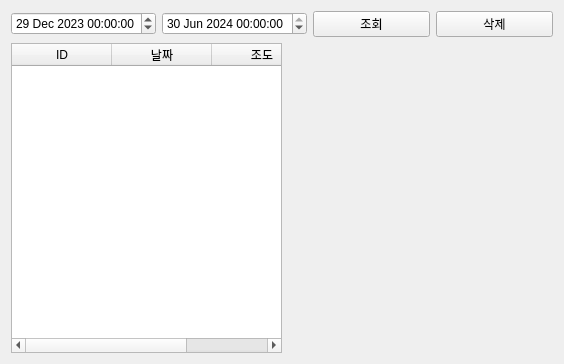
<?xml version="1.0" encoding="UTF-8"?>
<ui version="4.0">
 <class>Tab5Database</class>
 <widget class="QWidget" name="Tab5Database">
  <property name="geometry">
   <rect>
    <x>0</x>
    <y>0</y>
    <width>564</width>
    <height>364</height>
   </rect>
  </property>
  <property name="windowTitle">
   <string>Form</string>
  </property>
  <layout class="QVBoxLayout" name="verticalLayout">
   <item>
    <layout class="QHBoxLayout" name="horizontalLayout">
     <item>
      <widget class="QDateTimeEdit" name="pDateTimeEditFrom">
       <property name="dateTime">
        <datetime>
         <hour>0</hour>
         <minute>0</minute>
         <second>0</second>
         <year>2023</year>
         <month>12</month>
         <day>29</day>
        </datetime>
       </property>
      </widget>
     </item>
     <item>
      <widget class="QDateTimeEdit" name="pDateTimeEditTo">
       <property name="dateTime">
        <datetime>
         <hour>0</hour>
         <minute>0</minute>
         <second>0</second>
         <year>2024</year>
         <month>6</month>
         <day>30</day>
        </datetime>
       </property>
      </widget>
     </item>
     <item>
      <widget class="QPushButton" name="pPBsearchDb">
       <property name="text">
        <string>조회</string>
       </property>
      </widget>
     </item>
     <item>
      <widget class="QPushButton" name="pPBdeleteDb">
       <property name="text">
        <string>삭제</string>
       </property>
      </widget>
     </item>
    </layout>
   </item>
   <item>
    <layout class="QHBoxLayout" name="horizontalLayout_2" stretch="1,1">
     <item>
      <widget class="QTableWidget" name="pTBSensor">
       <column>
        <property name="text">
         <string>ID</string>
        </property>
       </column>
       <column>
        <property name="text">
         <string>날짜</string>
        </property>
       </column>
       <column>
        <property name="text">
         <string>조도</string>
        </property>
       </column>
      </widget>
     </item>
     <item>
      <layout class="QVBoxLayout" name="pChartViewLayout"/>
     </item>
    </layout>
   </item>
  </layout>
 </widget>
 <resources/>
 <connections/>
</ui>
